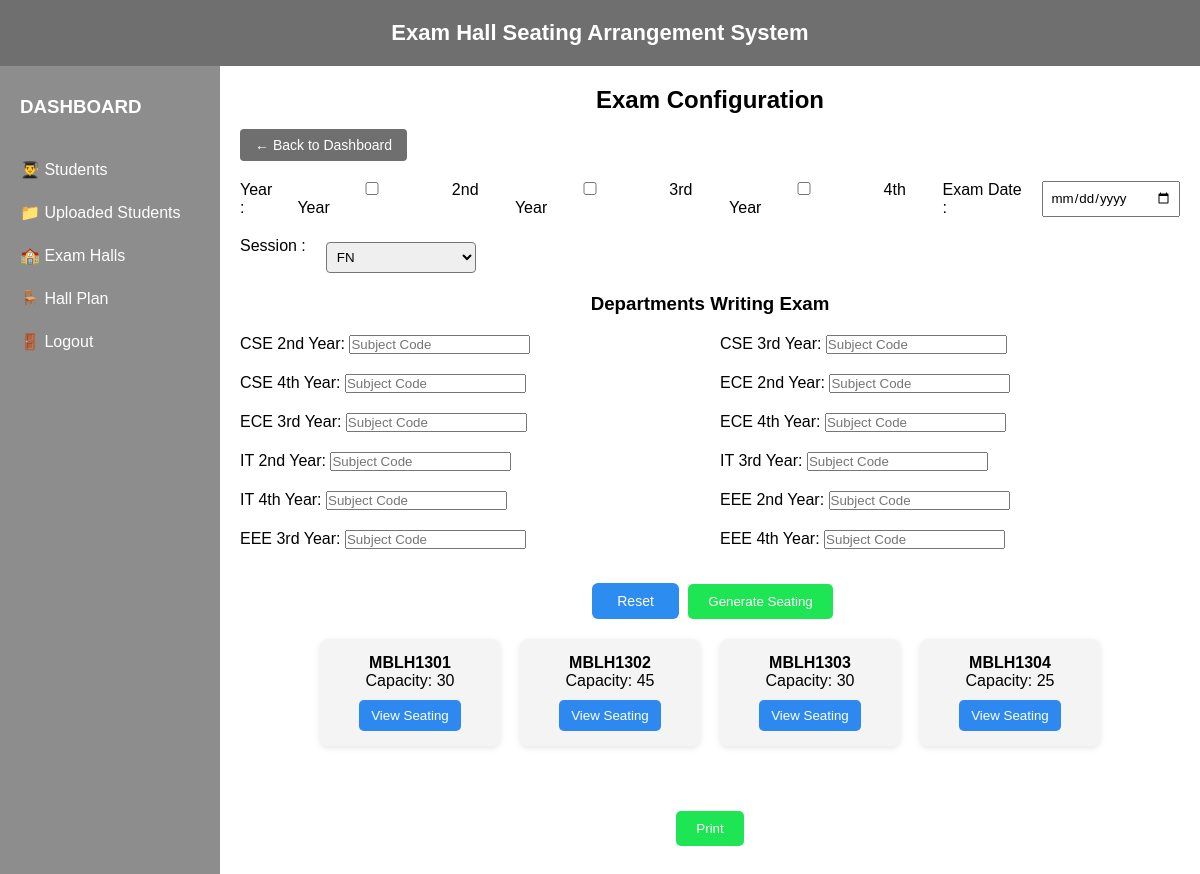
The page /hall_plan (signed in) on the database as committed earlier.
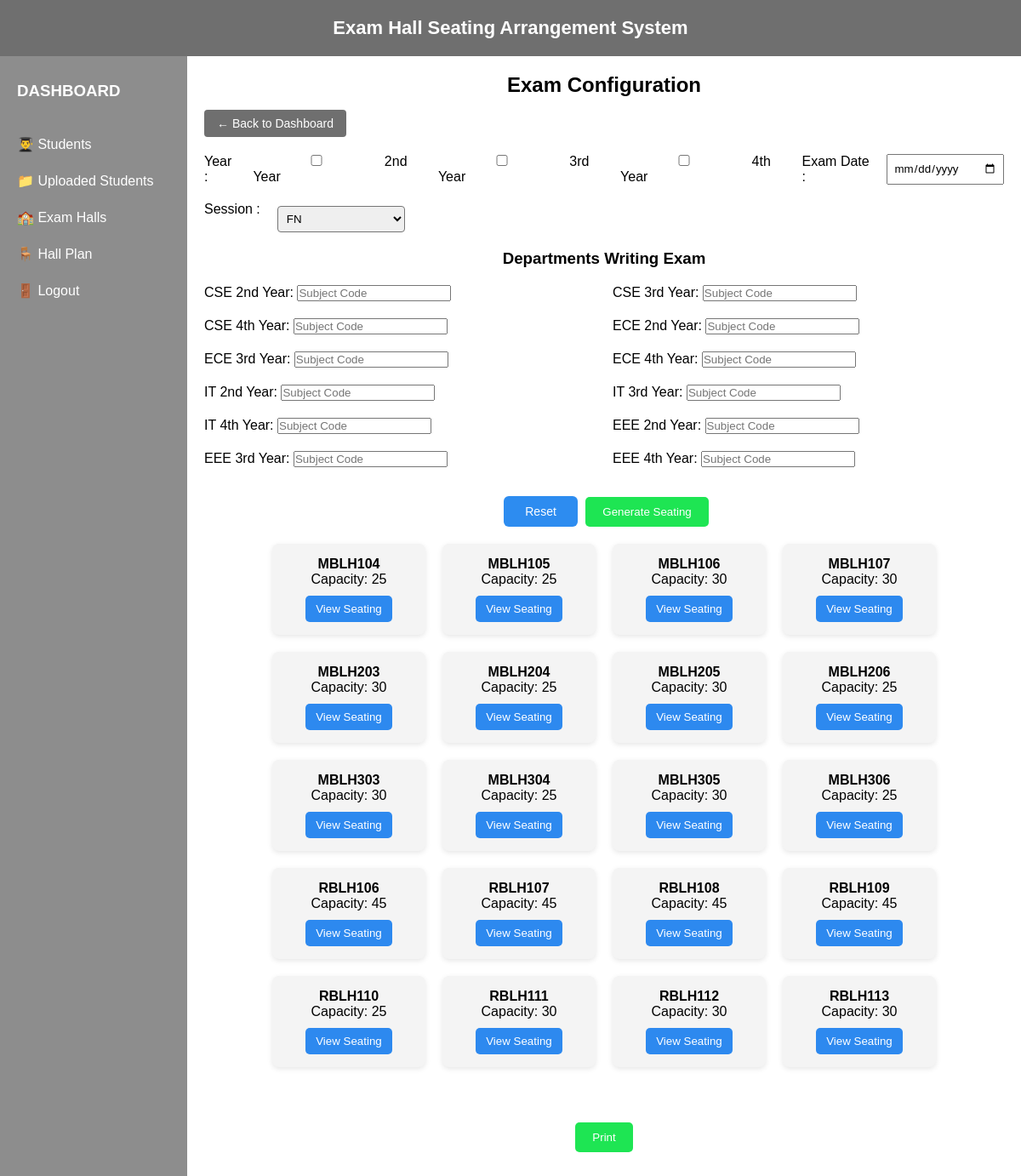
The same page on the database as committed later.
### models/hall.py (models this page shows)
class Hall(db.Model):
    id = db.Column(db.Integer, primary_key=True)
    hall_name = db.Column(db.String(50), unique=True, nullable=False)
    rows = db.Column(db.Integer, nullable=False)
    columns = db.Column(db.Integer, nullable=False)
    capacity = db.Column(db.Integer, nullable=False)
    status = db.Column(db.String(20), default="active")

### app.py (the view)
@app.route('/hall_plan', methods=['GET','POST'])
def hall_plan():
    if "user" not in session:
        return redirect(url_for("login"))
    if request.method == "POST":
        session['exam_date'] = request.form.get('exam_date')
        session['session'] = request.form.get('session')
    halls = Hall.query.filter_by(status="active").all()
    return render_template("hall_plan.html", halls=halls)

### templates/hall_plan.html (shortened to what the changed rows need)
<!DOCTYPE html>
<html>
<head>
    <link rel="stylesheet" href="{{ url_for('static', filename='css/style.css') }}">
</head>
<body>
<div class="main-container">
    <div class="dashboard-content">
        <h2>Exam Configuration</h2>
        <div class="hall-container">
            {% for hall in halls %}
            <div class="hall-card">
                <p><strong>{{ hall.hall_name }}</strong></p>
                <p>Capacity: {{ hall.capacity }}</p>
                <a href="{{ url_for('view_seating', hall_id=hall.id) }}">
                    <button class="view-btn">View Seating</button>
                </a>
            </div>
            {% endfor %}
        </div>
    </div>
</div>

Rows that differ between the two databases and show on the page:
now on this page (row edited): Hall: hall_name "MBLH104", capacity "25"
now on this page (row edited): Hall: hall_name "MBLH105", capacity "25"
now on this page (row edited): Hall: hall_name "MBLH106", capacity "30"
now on this page (row edited): Hall: hall_name "MBLH107", capacity "30"
now on this page (row edited): Hall: hall_name "MBLH203", capacity "30"
now on this page (row edited): Hall: hall_name "MBLH204", capacity "25"
now on this page (row edited): Hall: hall_name "MBLH205", capacity "30"
now on this page (row edited): Hall: hall_name "MBLH206", capacity "25"
changed Hall: hall_name "MBLH1301" → "MBLH303"
changed Hall: hall_name "MBLH1302" → "MBLH304"; capacity "45" → "25"
changed Hall: hall_name "MBLH1303" → "MBLH305"
changed Hall: hall_name "MBLH1304" → "MBLH306"
added Hall: hall_name "RBLH106", capacity "45"
added Hall: hall_name "RBLH107", capacity "45"
added Hall: hall_name "RBLH108", capacity "45"
added Hall: hall_name "RBLH109", capacity "45"
added Hall: hall_name "RBLH110", capacity "25"
added Hall: hall_name "RBLH111", capacity "30"
added Hall: hall_name "RBLH112", capacity "30"
added Hall: hall_name "RBLH113", capacity "30"
